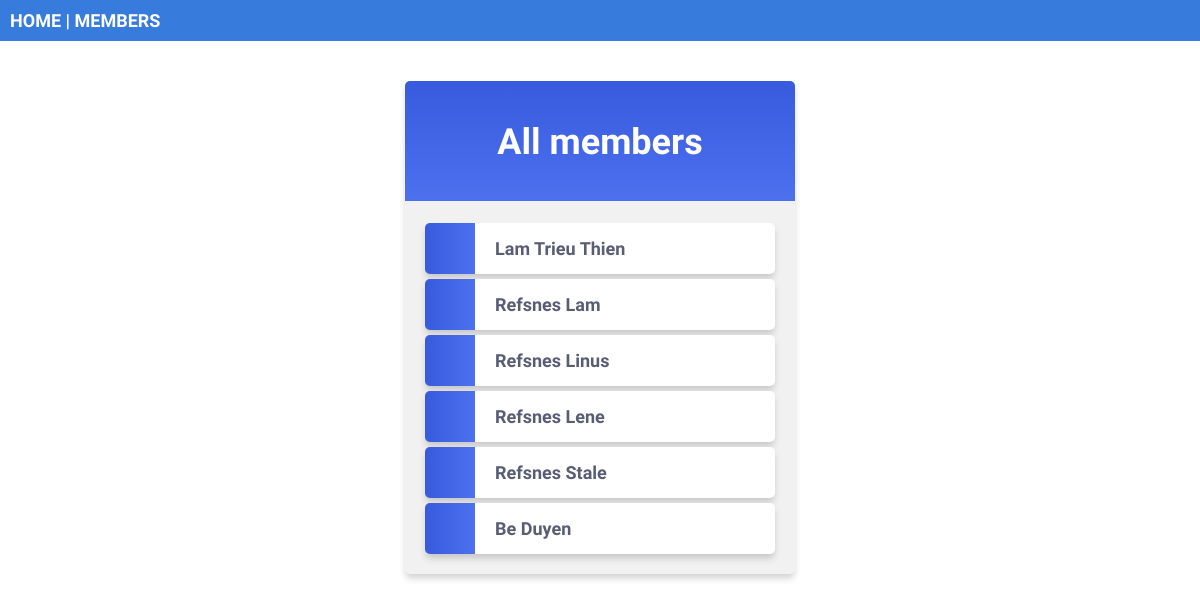
/members/, run on an earlier commit of the app's database.
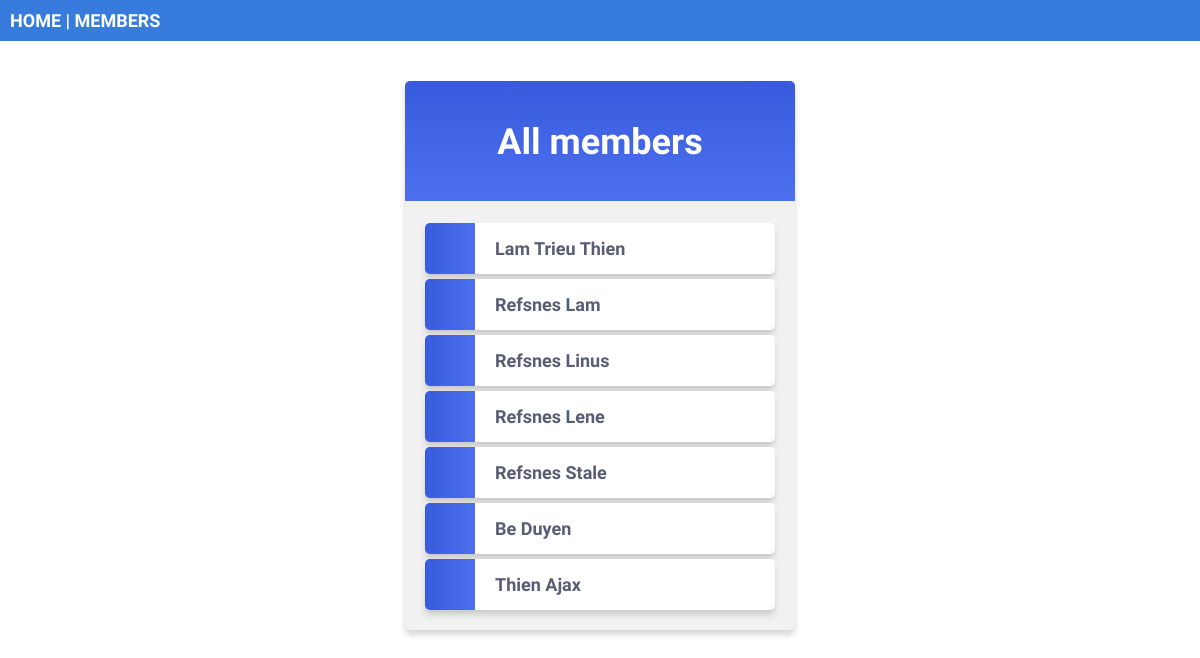
And on a later commit of the database.
### members/models.py (models this page shows)
class Member(models.Model):
    firstname = models.CharField(max_length=255)
    lastname = models.CharField(max_length=255)
    phone = models.IntegerField(null = True)
    joined_date = models.DateField(null = True)

### members/views.py (the view)
# urls.py: path("members/", views.members, name="members"),
def members(request):
    mymembers = Member.objects.all().values()                   # Creates a mymembers object with all values of the Member
    template = loader.get_template("all_members.html")          # Load the all_members template
    contex = {
        "mymembers": mymembers,
    }
    return HttpResponse(template.render(contex, request))       # render() -> send contex (object) to the template and rendered by the template

### members/templates/all_members.html (shortened to what this page needs)
{% extends "master.html"%}
{%block content%}
    <div class="mycard">
        <h1>All members</h1>
        <ul>
            {% for x in mymembers %}
                <li onclick="window.location = 'details/{{x.id}}'">{{ x.lastname }} {{x.firstname}} </a> </li>
            {% endfor %}
        </ul>
    </div>
{%endblock%}

### members/templates/master.html (shortened to what this page needs)
{% load static %}
<!DOCTYPE html>
<html>
    <head>
        <link rel="stylesheet" href="{% static 'global.css' %%}">
    </head>
    <body>
        <div class="topnav">
            <a href="/">HOME</a> |
            <a href="/members">MEMBERS</a>
        </div>
        {%block content%}
        {%endblock%}
    </body>
</html>

### mystaticfiles/global.css (style rules this page uses)
body { margin: 0; font: 600 18px 'Source Sans Pro', san-serif; letter-spacing: 0.64; color: #585d74; }
.topnav { background-color: #377BDC; color: #ffff; padding: 10px; }
.topnav a:link, .topnav a:visited { text-decoration: none; color: #ffffff; }
.mycard { background-color: #f1f1f1; background-image: linear-gradient(to bottom, #375BDC, #4D70EF); background-size: 100% 120px; background-repeat: no-repeat; margin: 40px auto; width: 350px; border-radius: 5px; box-shadow: 0 5px 7px -1px rgba(51, 51, 51, 0.23); padding: 20px; }
.mycard h1 { text-align: center; color:#ffffff; margin:20px 0 60px 0; }
ul { list-style-type: none; padding: 0; margin: 0; }
li { background-color: #ffffff; background-image: linear-gradient(to right, #375BDC, #4D70EF); background-size: 50px 60px; background-repeat: no-repeat; cursor: pointer; transition: transform .25s; border-radius: 5px; box-shadow: 0 5px 7px -1px rgba(51, 51, 51, 0.23); padding: 15px; padding-left: 70px; margin-top: 5px; }
a:link, a:visited { color: #375BDC; }

What changed in the data, as far as the page shows it:
added Member: lastname "Thien", firstname "Ajax"
